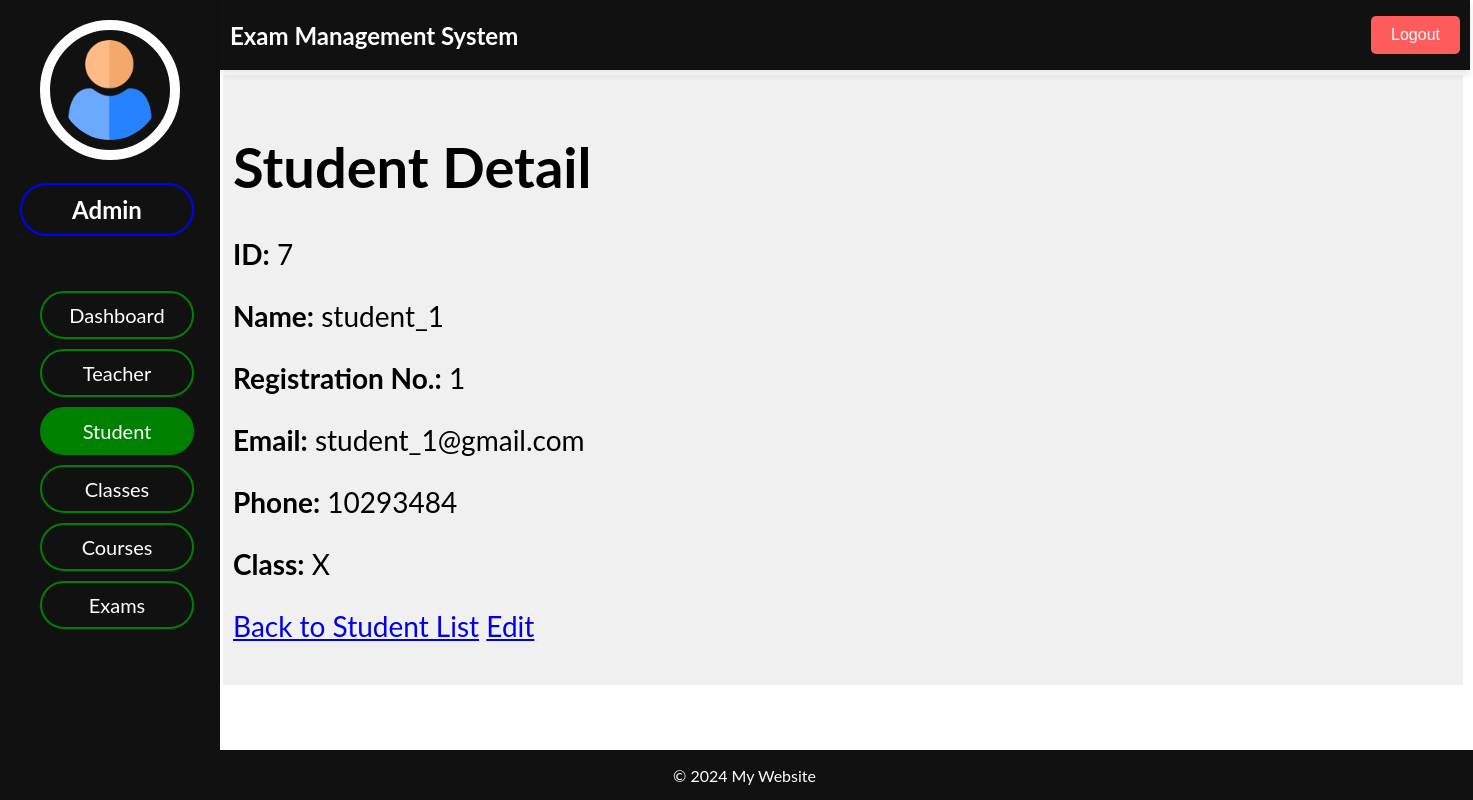
The app's page /adminpanel/students/detail/7/ with its own data.
### admin_panel/models.py (models this page shows, shortened)
class Student(models.Model):
    student_id = models.AutoField(primary_key=True)
    name = models.CharField(max_length=100)
    registration_no = models.CharField(max_length=50)
    email = models.EmailField()
    phone = models.CharField(max_length=15)
    class_id = models.ForeignKey(Class, null=True, blank=True, on_delete=models.SET_NULL)

class Class(models.Model):
    class_id = models.AutoField(primary_key=True)
    name = models.CharField(max_length=100)
    courses = models.ManyToManyField(Course, blank=True)
    exams = models.ManyToManyField(Exam, blank=True)
    def __str__(self) -> str:
        return self.name

### admin_panel/views.py (the view)
# urls.py: path('students/detail/<int:pk>/', views.student_detail, name='student_detail'),
def student_detail(request, pk):
    student = get_object_or_404(Student, pk=pk)
    return render(request, 'students/student_detail.html', {'student': student})

### admin_panel/templates/students/student_detail.html (shortened to what this page needs)
{% extends "dashboard/index.html" %}
{% block header %}
    {% include "dashboard/header.html" %}
{% endblock header %}
{% block sidenav %}
    {% include "students/sidenav.html" %}
{% endblock sidenav %}
{% block main %}
    <h1>Student Detail</h1>
    <p><strong>ID:</strong> {{ student.student_id }}</p>
    <p><strong>Name:</strong> {{ student.name }}</p>
    <p><strong>Registration No.:</strong> {{ student.registration_no }}</p>
    <p><strong>Email:</strong> {{ student.email }}</p>
    <p><strong>Phone:</strong> {{ student.phone }}</p>
    <p><strong>Class:</strong> {{ student.class_id }}</p>
    <a href="{% url 'student_list' %}">Back to Student List</a>
    <a href="{% url 'student_update' student.pk %}">Edit</a>
{% endblock main %}
{% block footer %}
    {% include "dashboard/footer.html" %}
{% endblock footer %}

### admin_panel/static/css/index.css (style rules this page uses)
body { font-family: "Lato", sans-serif; }

### records on screen
Student: student_id "7", name "student_1", registration_no "1", email "student_1@gmail.com", phone "10293484", class_id "X"
